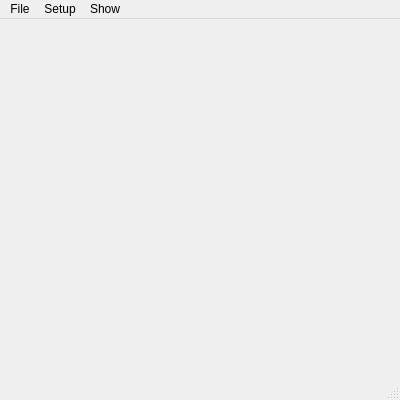
<?xml version="1.0" encoding="UTF-8"?>
<ui version="4.0">
 <class>MainWindow</class>
 <widget class="QMainWindow" name="MainWindow">
  <property name="geometry">
   <rect>
    <x>0</x>
    <y>0</y>
    <width>400</width>
    <height>400</height>
   </rect>
  </property>
  <property name="windowTitle">
   <string>MainWindow</string>
  </property>
  <widget class="QWidget" name="centralwidget"/>
  <widget class="QMenuBar" name="menubar">
   <property name="geometry">
    <rect>
     <x>0</x>
     <y>0</y>
     <width>400</width>
     <height>20</height>
    </rect>
   </property>
   <widget class="QMenu" name="menuFile">
    <property name="title">
     <string>File</string>
    </property>
    <addaction name="separator"/>
    <addaction name="actionQuit"/>
   </widget>
   <widget class="QMenu" name="menuSetup">
    <property name="title">
     <string>Setup</string>
    </property>
    <addaction name="actionPWM"/>
   </widget>
   <widget class="QMenu" name="menuShow">
    <property name="title">
     <string>Show</string>
    </property>
    <addaction name="actionShowHMRegs"/>
    <addaction name="actionShowStatus"/>
    <addaction name="actionShowHMAdcs"/>
    <addaction name="actionShowTrig"/>
    <addaction name="actionShowPWM"/>
    <addaction name="actionShowWFM"/>
    <addaction name="separator"/>
    <addaction name="actionShowGDRegs"/>
    <addaction name="actionShowGDWFM"/>
   </widget>
   <addaction name="menuFile"/>
   <addaction name="menuSetup"/>
   <addaction name="menuShow"/>
  </widget>
  <widget class="QStatusBar" name="statusbar"/>
  <action name="actionQuit">
   <property name="text">
    <string>Quit</string>
   </property>
  </action>
  <action name="actionPWM">
   <property name="text">
    <string>PWM</string>
   </property>
  </action>
  <action name="actionShowHMRegs">
   <property name="text">
    <string>HM Registers</string>
   </property>
  </action>
  <action name="actionShowStatus">
   <property name="text">
    <string>Status</string>
   </property>
  </action>
  <action name="actionShowHMAdcs">
   <property name="text">
    <string>HM ADC's</string>
   </property>
  </action>
  <action name="actionShowTrig">
   <property name="text">
    <string>Trig Control</string>
   </property>
  </action>
  <action name="actionShowPWM">
   <property name="text">
    <string>PWM</string>
   </property>
  </action>
  <action name="actionShowWFM">
   <property name="text">
    <string>WFM</string>
   </property>
  </action>
  <action name="actionShowGDRegs">
   <property name="text">
    <string>GD Registers</string>
   </property>
  </action>
  <action name="actionShowGDWFM">
   <property name="text">
    <string>GD Monitor WFM</string>
   </property>
  </action>
 </widget>
 <resources/>
 <connections/>
</ui>
